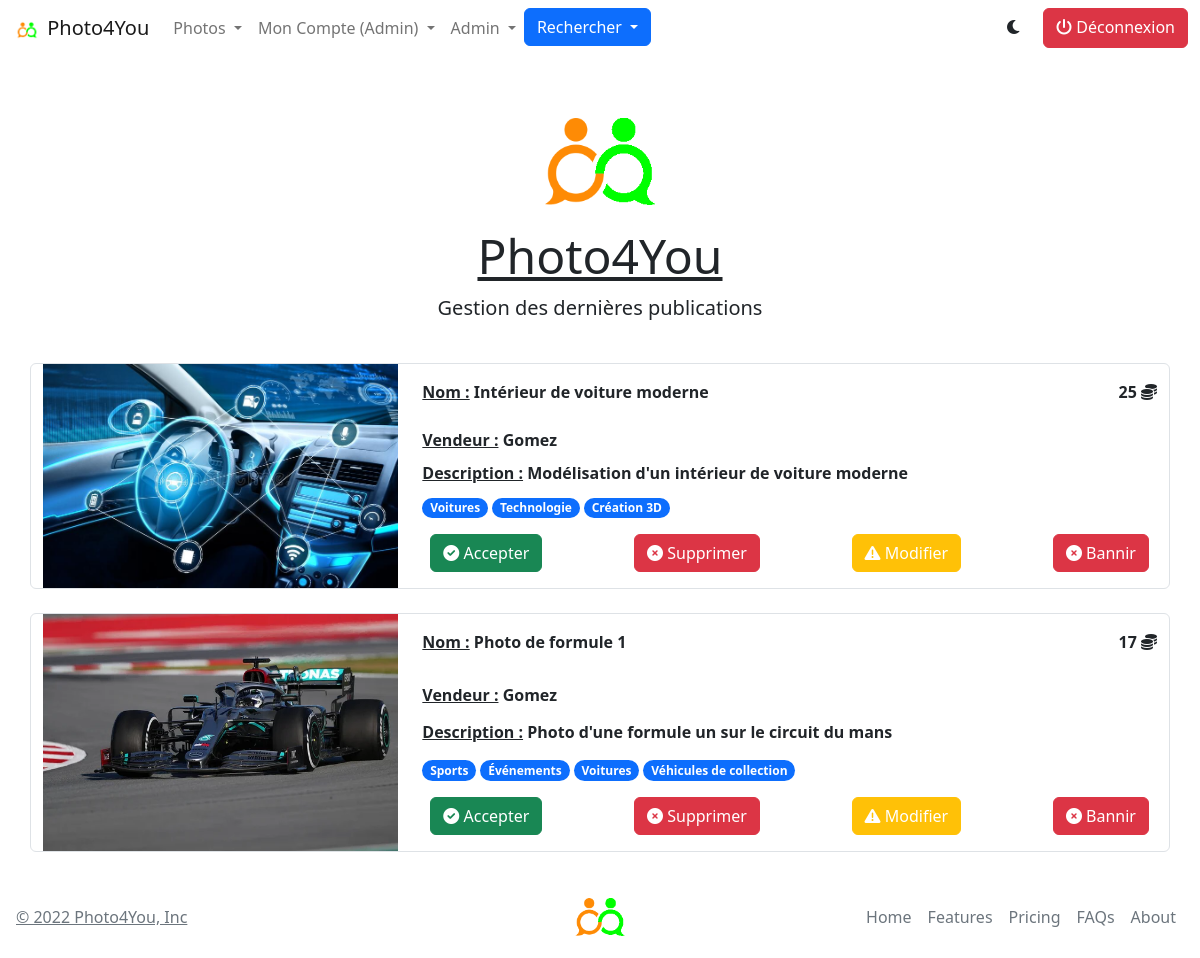
Screenshot of /validations.php (signed in) with the database file from the repository.
### tables this page shows
CREATE TABLE `photos` (
  `Id` int(11) NOT NULL,
  `Nom` varchar(65) NOT NULL,
  `Description` text NOT NULL,
  `Prix` int(11) NOT NULL,
  `Vendeur` int(11) NOT NULL,
  `Proprietaire` int(11) NOT NULL,
  `Url` varchar(256) NOT NULL,
  `DatePublication` date NOT NULL,
  `DateAcquisition` date DEFAULT NULL,
  `checked` tinyint(1) NOT NULL DEFAULT 0
);

CREATE TABLE `utilisateurs` (
  `Id` int(11) NOT NULL,
  `Nom` varchar(30) NOT NULL,
  `Prenom` varchar(30) NOT NULL,
  `Type` varchar(30) NOT NULL,
  `Mail` varchar(90) NOT NULL,
  `Mdp` varchar(256) NOT NULL,
  `Credit` int(11) NOT NULL DEFAULT 0,
  `Banned` tinyint(1) NOT NULL DEFAULT 0
);

### includes/connection.inc.php (called while the page is built, shortened)
<?php
    $host = "127.0.0.1";
    $db = "photo4you2";
    $user = "root";
    $pass ="";
    try {
        $db = new PDO("mysql:host =$host;dbname=$db;charset=utf8",$user,$pass);
        $db->setAttribute(PDO::ATTR_ERRMODE, PDO::ERRMODE_EXCEPTION);
    } catch (PDOException $e) {
        echo'Echec de la connexion :' .$e->getMessage();
        die();
    }
    include_once("./includes/functions.inc.php");
    $managerPhoto = new PhotoManager($db);
?>

### classes/PhotoManager.class.php (called while the page is built, shortened)
<?php
    class PhotoManager {
        private $_db;
        public function getNonConfirmedPhotos() {
            $req = $this->_db->prepare("SELECT utilisateurs.nom as nomVendeur, photos.vendeur as vendeur,photos.description,photos.Id,Url,photos.Nom, photos.Prix, GROUP_CONCAT(categories.Nom SEPARATOR ', ') AS Categories
                                        FROM photos
                                        JOIN appartenir ON photos.Id = appartenir.Photo
                                        JOIN categories ON categories.Id = appartenir.Categorie
                                        JOIN utilisateurs ON utilisateurs.Id = photos.vendeur
                                        WHERE photos.Proprietaire = photos.Vendeur
                                        AND checked = 0
                                        GROUP BY photos.Id
                                        LIMIT 0, 9");
            $req->execute();
            return $req->fetchAll(PDO::FETCH_ASSOC);
        }
        public function setDb(PDO $db) {
            $this->_db = $db;
        }
    }
?>

### validations.php (the view, shortened to what this page needs)
<?php
    include_once("./includes/connection.inc.php");
    $listePhotos = $managerPhoto->getNonConfirmedPhotos();
    include_once("./includes/header.inc.php");
    echo generationEntete("Photo4You", "Gestion des dernières publications");
?>
        <div class="container">
    <?php foreach($listePhotos as $photo) : $categorieList = explode(", ",$photo['Categories']);?>
    <div class="row my-4 border rounded">
        <div class="col-lg-4">
            <img class="img-fluid" src="./images/ventes/<?=$photo['Url']?>">
        </div>
        <div class="col-lg-8 d-flex flex-column justify-content-between text-changing">
            <div class="row flex-grow-1">
                <div class="col d-flex flex-column justify-content-between">
                    <div class="d-flex justify-content-between align-items-center my-3">
                        <p class="card-text mb-0 fw-bolder"><span class="text-decoration-underline">Nom :</span> <?=$photo["Nom"]?></p>
                        <p class="card-text mb-0 fw-bolder"> <?=$photo["Prix"]?> <i class="fas fa-coins"></i></p>
                    </div>
                    <p class="card-text mb-0 fw-bolder"><span class="text-decoration-underline">Vendeur :</span> <?=$photo["nomVendeur"]?></p>
                    <p class="card-text mb-0 fw-bolder"><span class="text-decoration-underline">Description :</span> <?=$photo["description"]?></p>
                    <div>
                        <?php foreach ($categorieList as $value) { ?>
                            <span class="badge rounded-pill text-bg-primary"><?=$value?></span>
                        <?php } ?>
                    </div>
                </div>
            </div>
            <div class="row my-3 ">
                <div class="col d-flex justify-content-between justify-end">
                    <a class="btn btn-success mx-2 grow text-white" href="?accept=<?=$photo['Id']?>" role="button"><i class="fas fa-check-circle"></i> Accepter</a>
                    <a class="btn btn-danger mx-2 grow text-white" href="?delete=<?=$photo['Id']?>" role="button"><i class="fas fa-times-circle"></i> Supprimer</a>
                    <a class="btn btn-warning mx-2 grow text-white" href="./modifier-ventes.php?id=<?=$photo['Id']?>&admin=admin" role="button"><i class="fas fa-exclamation-triangle"></i> Modifier</a>
                    <a class="btn btn-danger mx-2 grow text-white" href="?ban=<?=$photo['vendeur']?>" role="button"><i class="fas fa-times-circle"></i> Bannir</a>
                </div>
            </div>
        </div>
    </div>
    <?php endforeach; ?>
</div>
<?php
    include_once("./includes/footer.inc.php");
?>

### styles/style.css (style rules this page uses)
.grow { transition: transform 0.7s; }

### rows the page displays
photos: Url (picture), Nom "Intérieur de voiture moderne", Prix "25", Vendeur.Nom "Gomez", Description "Modélisation d'un intérieur de voiture moderne", value "Voitures", value "Technologie", value "Création 3D"
photos: Url (picture), Nom "Photo de formule 1", Prix "17", Vendeur.Nom "Gomez", Description "Photo d'une formule un sur le circuit du mans", value "Sports", value "Événements", value "Voitures", value "Véhicules de collection"

### other values shown
$_SESSION["type"] "Admin"
$titre "Photo4You"
$sous_titre "Gestion des dernières publications"
